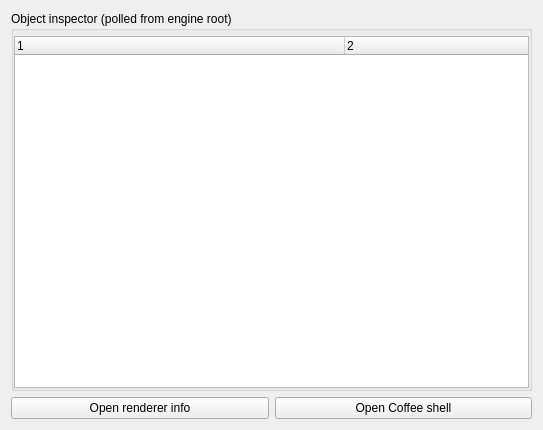
<?xml version="1.0" encoding="UTF-8"?>
<ui version="4.0">
 <class>CoffeeInspector</class>
 <widget class="QWidget" name="CoffeeInspector">
  <property name="geometry">
   <rect>
    <x>0</x>
    <y>0</y>
    <width>543</width>
    <height>430</height>
   </rect>
  </property>
  <property name="windowTitle">
   <string>Coffee Inspector</string>
  </property>
  <layout class="QVBoxLayout" name="verticalLayout">
   <item>
    <widget class="QGroupBox" name="groupBox">
     <property name="title">
      <string>Object inspector (polled from engine root)</string>
     </property>
     <layout class="QVBoxLayout" name="verticalLayout_2">
      <property name="spacing">
       <number>5</number>
      </property>
      <property name="leftMargin">
       <number>0</number>
      </property>
      <property name="topMargin">
       <number>5</number>
      </property>
      <property name="rightMargin">
       <number>0</number>
      </property>
      <property name="bottomMargin">
       <number>0</number>
      </property>
      <item>
       <widget class="QTreeWidget" name="inspectorWidget">
        <property name="alternatingRowColors">
         <bool>true</bool>
        </property>
        <property name="columnCount">
         <number>2</number>
        </property>
        <attribute name="headerDefaultSectionSize">
         <number>330</number>
        </attribute>
        <attribute name="headerStretchLastSection">
         <bool>true</bool>
        </attribute>
        <column>
         <property name="text">
          <string notr="true">1</string>
         </property>
        </column>
        <column>
         <property name="text">
          <string notr="true">2</string>
         </property>
        </column>
       </widget>
      </item>
     </layout>
    </widget>
   </item>
   <item>
    <widget class="QFrame" name="frame">
     <property name="frameShape">
      <enum>QFrame::NoFrame</enum>
     </property>
     <property name="frameShadow">
      <enum>QFrame::Plain</enum>
     </property>
     <property name="lineWidth">
      <number>0</number>
     </property>
     <layout class="QHBoxLayout" name="horizontalLayout">
      <property name="leftMargin">
       <number>0</number>
      </property>
      <property name="topMargin">
       <number>0</number>
      </property>
      <property name="rightMargin">
       <number>0</number>
      </property>
      <property name="bottomMargin">
       <number>0</number>
      </property>
      <item>
       <widget class="QPushButton" name="rendererBtn">
        <property name="text">
         <string>Open renderer info</string>
        </property>
       </widget>
      </item>
      <item>
       <widget class="QPushButton" name="pushButton">
        <property name="text">
         <string>Open Coffee shell</string>
        </property>
       </widget>
      </item>
     </layout>
    </widget>
   </item>
  </layout>
 </widget>
 <resources/>
 <connections/>
</ui>
